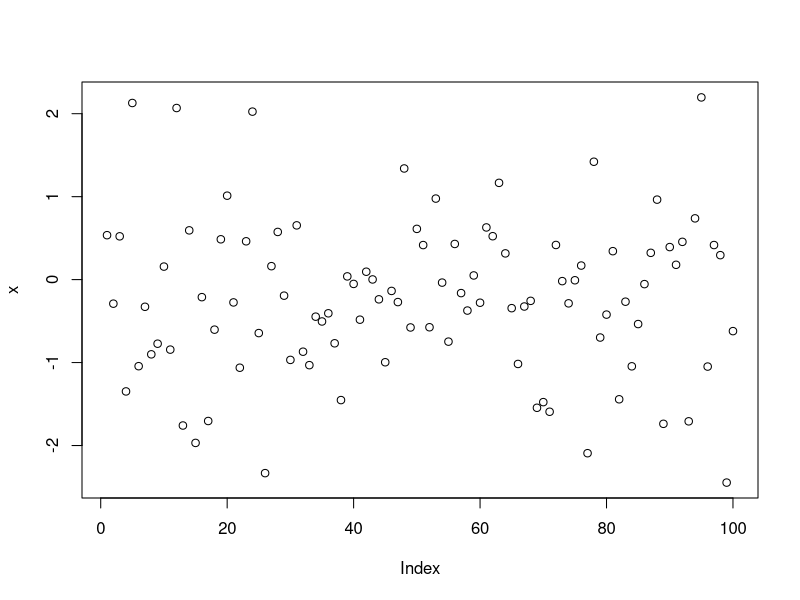
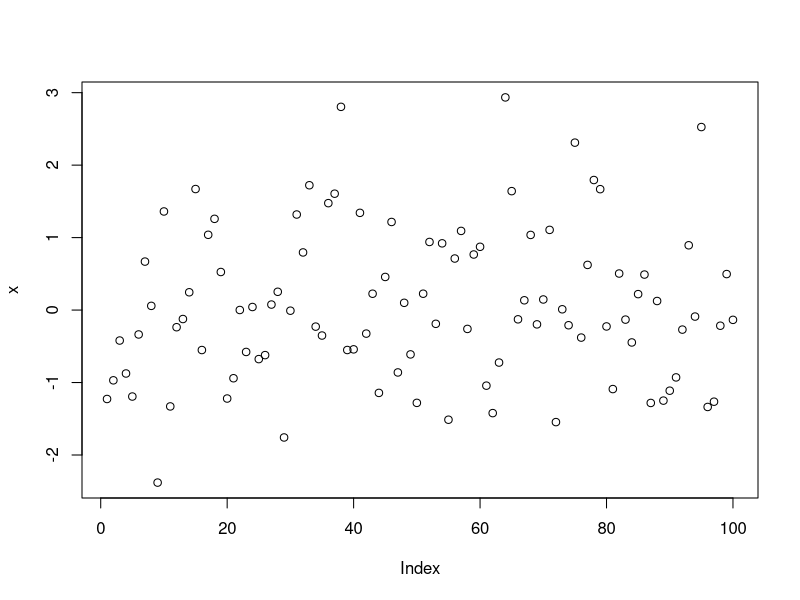
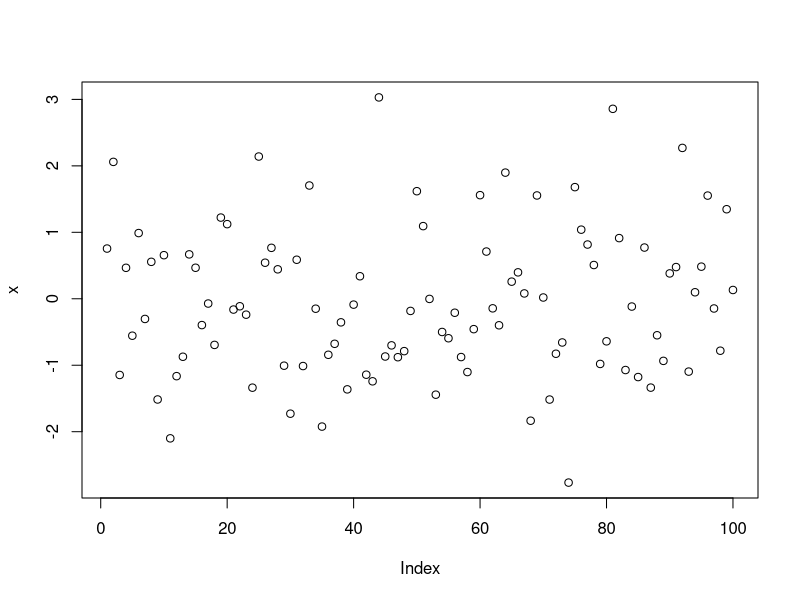
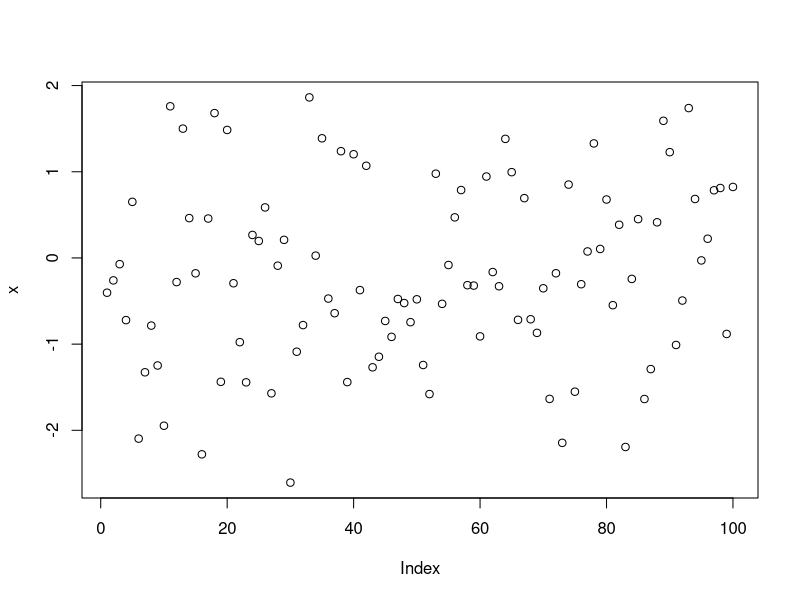

These charts were generated, in order, by the following R code:
## ---- chunk 1
rm(list=ls())
## ---- chunk 2
x = rnorm(100)
plot(x)
## ---- chunk 3
x = rnorm(100)
plot(x)
## ---- chunk 4
x = rnorm(100)
plot(x)
fig.align="center"
## ---- chunk 5
x = rnorm(100)
plot(x)
echo=FALSE
## ---- chunk 6
cache = TRUE
#Sys.sleep(10)
## ---- chunk 7
sessionInfo()
## ---- chunk 8
rm(list=ls())
